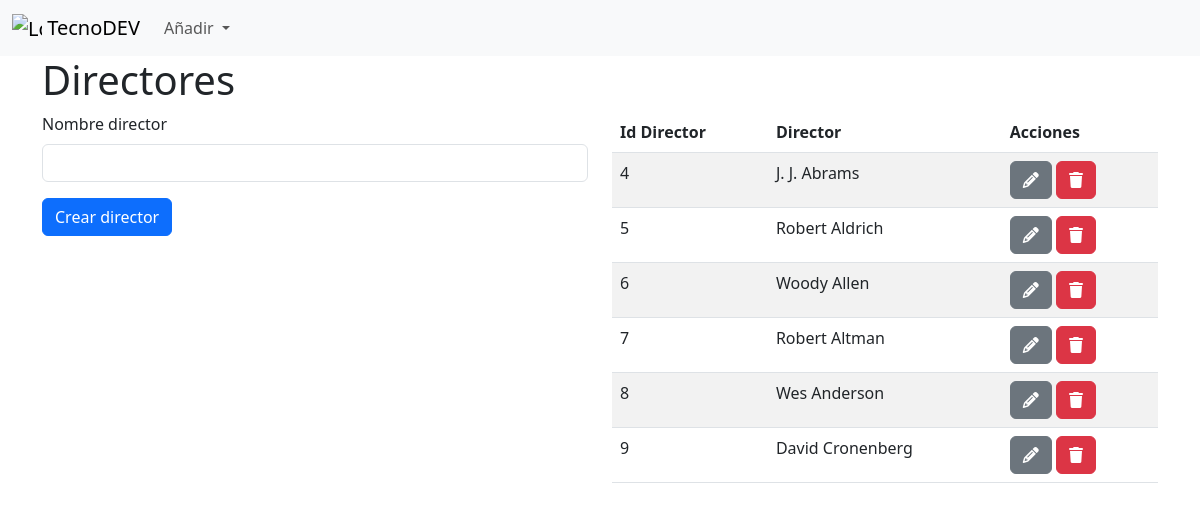
Screenshot of /directores_crud/crear_director.php with the database file from the repository.
### tables this page shows
CREATE TABLE `directores` (
  `id_dir` int(11) NOT NULL,
  `nombre` varchar(255) NOT NULL
);

### directores_crud/crear_director.php (the view, shortened to what this page needs)
<?php
include '../db.php';
include '../shared/header.php';
?>
<div class="container">
   <h1 class="h1">Directores</h1>
   <div class="row">
      <div class="col-sm-6">
         <form action="crear_director.php" method="POST">
            <div class="mb-3">
               <label for="dir_name" class="form-label">Nombre director</label>
               <input type="text" class="form-control" id="dir_name"" name="director_nombre">
            </div>
            <button type="submit" class="btn btn-primary" name="crear_director">Crear director</button>
         </form>
      </div>
      <div class="col-sm-6">
         <table  class="table table-striped table-hover">
            <thead>
               <tr>
                  <th>Id Director</th>
                  <th>Director</th>
                  <th>Acciones</th>
               </tr>
            </thead>
            <tbody>
               <?php
                  $query_select = "SELECT * FROM `directores`";
                  $resultados_directores = mysqli_query($conn, $query_select);
                  while($director = mysqli_fetch_array($resultados_directores)) { ?>
                  <tr>
                     <td><?= $director['id_dir']?></td>
                     <td><?= $director['nombre'] ?></td>
                     <td>
                        <a href="edit_director.php?id=<?= $director['id_dir'] ?>" class="btn btn-secondary">
                              <i class="fas fa-solid fa-pencil"></i>
                           </a>
                           <a href="bor_director.php?id=<?= $director['id_dir'] ?>" class="btn btn-danger">
                              <i class="fa-solid fa-trash" style="color: #fff;"></i>
                           </a>
                        </td>
                     </tr>
               <?php } ?>
            </tbody>
         </table>
      </div>
   </div>
</div>
<?php include '../shared/footer.php'; ?>

### shared/header.php (shortened to what this page needs)
<!DOCTYPE html>
<html lang="es">
<head>
   <link href="https://cdn.jsdelivr.net/npm/bootstrap@5.3.0-alpha3/dist/css/bootstrap.min.css" rel="stylesheet"
>
</head>
<body>
   <nav class="navbar navbar-expand-lg bg-body-tertiary">
  <div class="container-fluid">
    <a class="navbar-brand" href="#">
      <img src="https://getbootstrap.com/docs/5.3/assets/brand/bootstrap-logo.svg" alt="Logo" width="30" height="24" class="d-inline-block align-text-top">
      TecnoDEV
    </a>
    <div class="collapse navbar-collapse" id="navbarSupportedContent">
      <ul class="navbar-nav me-auto mb-2 mb-lg-0">
        <li class="nav-item dropdown">
          <a class="nav-link dropdown-toggle" href="#" role="button" data-bs-toggle="dropdown" aria-expanded="false">
            Añadir
          </a>
        </li>
      </ul>
    </div>
  </div>
</nav>

### shared/footer.php (shortened to what this page needs)
</body>
</html>

### rows the page displays
directores: id_dir "4", nombre "J. J. Abrams"
directores: id_dir "5", nombre "Robert Aldrich"
directores: id_dir "6", nombre "Woody Allen"
directores: id_dir "7", nombre "Robert Altman"
directores: id_dir "8", nombre "Wes Anderson"
directores: id_dir "9", nombre "David Cronenberg"
